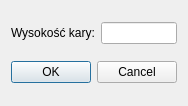
<?xml version="1.0" encoding="UTF-8"?>
<ui version="4.0">
 <class>setPenaltyDialog</class>
 <widget class="QDialog" name="setPenaltyDialog">
  <property name="geometry">
   <rect>
    <x>0</x>
    <y>0</y>
    <width>186</width>
    <height>106</height>
   </rect>
  </property>
  <property name="windowTitle">
   <string>Wysokość Kary</string>
  </property>
  <layout class="QVBoxLayout" name="verticalLayout">
   <item>
    <layout class="QHBoxLayout" name="horizontalLayout">
     <item>
      <widget class="QLabel" name="label">
       <property name="text">
        <string>Wysokość kary:</string>
       </property>
      </widget>
     </item>
     <item>
      <widget class="QLineEdit" name="penaltyEdit">
       <property name="inputMethodHints">
        <set>Qt::ImhPreferNumbers</set>
       </property>
      </widget>
     </item>
    </layout>
   </item>
   <item>
    <widget class="QDialogButtonBox" name="buttonBox">
     <property name="standardButtons">
      <set>QDialogButtonBox::Cancel|QDialogButtonBox::Ok</set>
     </property>
     <property name="centerButtons">
      <bool>true</bool>
     </property>
    </widget>
   </item>
  </layout>
 </widget>
 <resources/>
 <connections/>
</ui>
